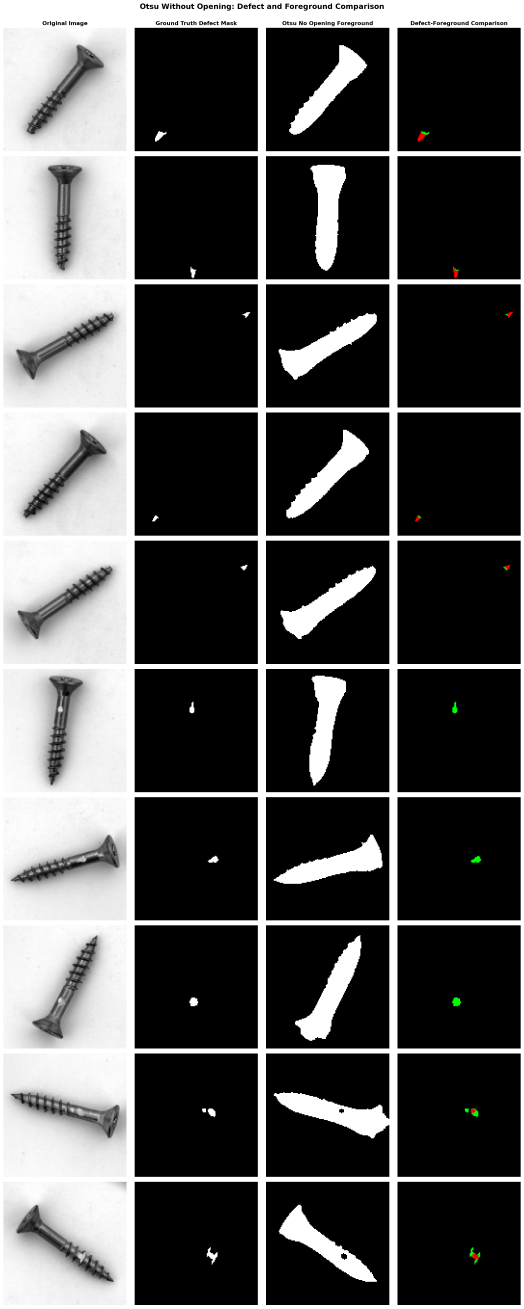
#> input picture outputs/reports/vision/foreground_method_comparison/visual_diagnostics/no_opening_visual_comparison.png, 3143 x 7850 px (shown at 1/6 size)
$ python -i visualize_no_opening_comparison.py   (imports and definitions only)
#> lines starting #> are read from the running program, lines starting #| are printed output that depends on the picture; after the words box and inside, x2 and y2 are one past the last pixel; in counts of white or black regions, pixels touching at a corner belong together

from pathlib import Path

import cv2
import numpy as np
import matplotlib.pyplot as plt


# ============================================================
# PATHS AND CONFIGURATION
# ============================================================

ROOT = Path(__file__).resolve().parents[2]

TEST_DIR = ROOT / "data/raw/images/screw/test"
MASK_DIR = ROOT / "data/raw/images/screw/ground_truth"

OUTPUT_DIR = (
    ROOT
    / "outputs/reports/vision/foreground_method_comparison/visual_diagnostics"
)

IMAGE_SIZE = (128, 128)
MORPH_KERNEL_SIZE = 5

SELECTED_IMAGES = {
    "manipulated_front": ["000.png", "002.png", "017.png", "020.png", "021.png"],
    "scratch_neck": ["003.png", "013.png", "016.png", "019.png"],
    "thread_top": ["014.png"],
}


# ============================================================
# OTSU WITHOUT MORPHOLOGICAL OPENING
# ============================================================

def segment_screw_no_opening(image):

    _, binary = cv2.threshold(
        image,
        0,
        255,
        cv2.THRESH_BINARY_INV + cv2.THRESH_OTSU
    )
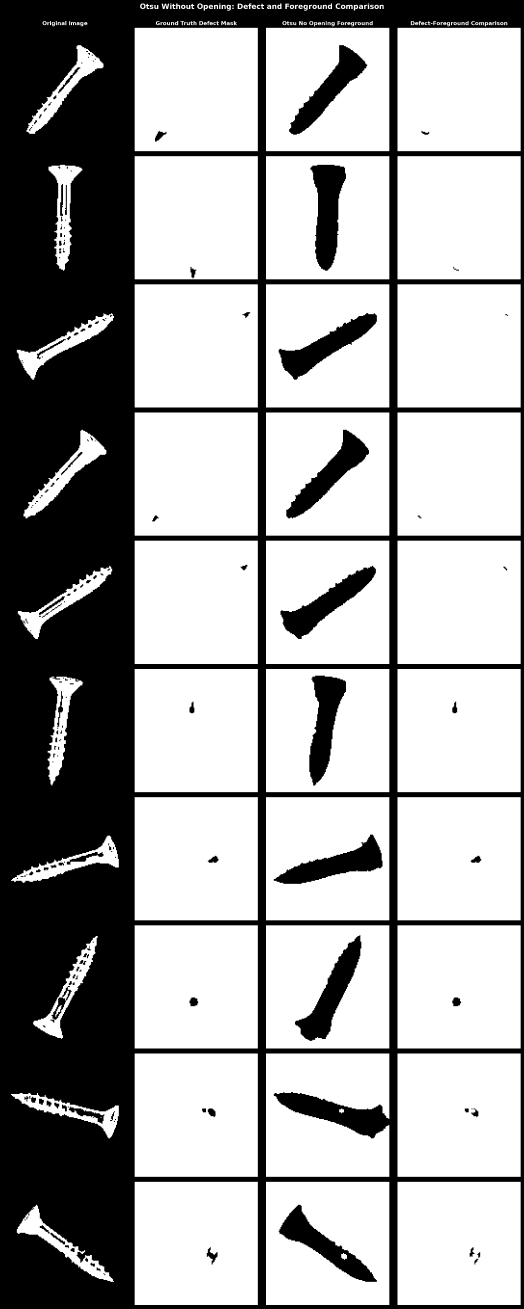
#> binary: shape (7850, 3143) (shown at 1/6 size); 65.4% white; 233 black regions (8 under 20 px), largest, box (x1, y1, x2, y2) and area: (0, 0, 3143, 7850) 7759561, (1862, 989, 2076, 1624) 84412, (1770, 5610, 2168, 6245) 81316

    kernel = cv2.getStructuringElement(
        cv2.MORPH_ELLIPSE,
        (MORPH_KERNEL_SIZE, MORPH_KERNEL_SIZE)
    )

    # Keep closing, but intentionally skip opening.
    binary = cv2.morphologyEx(
        binary,
        cv2.MORPH_CLOSE,
        kernel
    )
#> binary: shape (7850, 3143); 65.4% white; 268 black regions (5 under 20 px), largest, box (x1, y1, x2, y2) and area: (0, 0, 3143, 7850) 7754136, (1862, 989, 2076, 1624) 84298, (1770, 5610, 2168, 6245) 81094

    count, labels, stats, centroids = (
        cv2.connectedComponentsWithStats(
            binary,
            connectivity=8
        )
    )
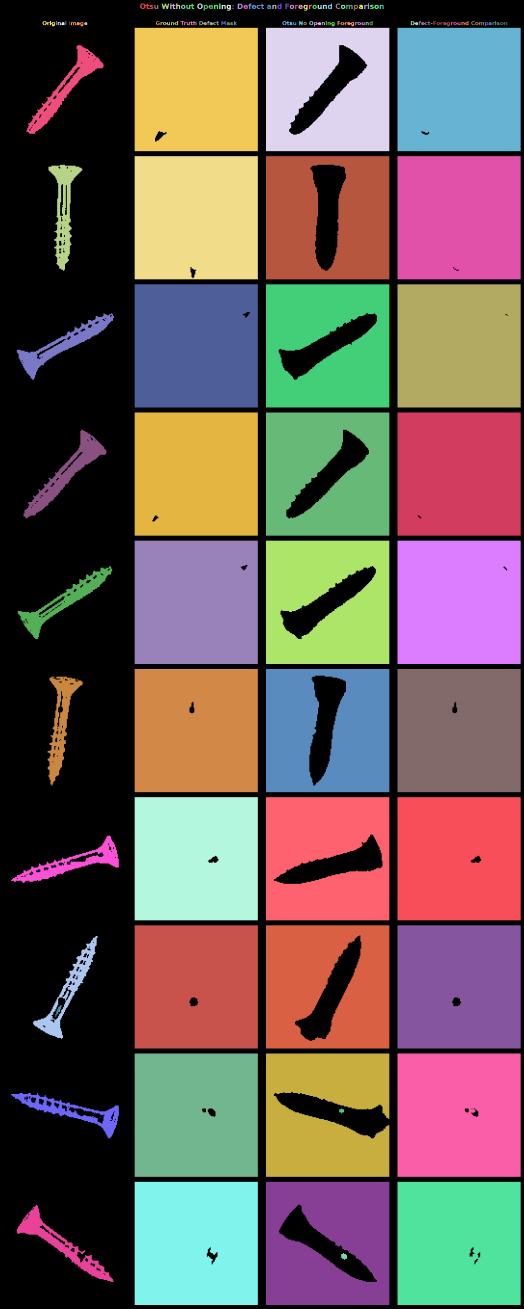
#> labels: shape (7850, 3143) int32 (shown at 1/6 size); 126 distinct labels, from 0 to 125; one colour per label, 0 black
#> count = 126; stats = 126 rows, first 6: [0, 0, 3143, 7850, 8534119], [841, 21, 79, 33, 1354], [1021, 21, 31, 33, 609], [1057, 21, 24, 33, 490], [1184, 21, 33, 33, 606], [1315, 21, 8, 33, 252]; centroids = 126 pairs, first value 294.6 to 3011, second value 33.5 to 7538

    if count <= 1:
        raise ValueError("No foreground component detected.")

    component_areas = stats[1:, cv2.CC_STAT_AREA]
#> component_areas = 125 values, max 546644 at index 99, min 1 at index 38, mean 129107.4
    largest_label = 1 + int(np.argmax(component_areas))
#> largest_label = 100

    foreground = labels == largest_label
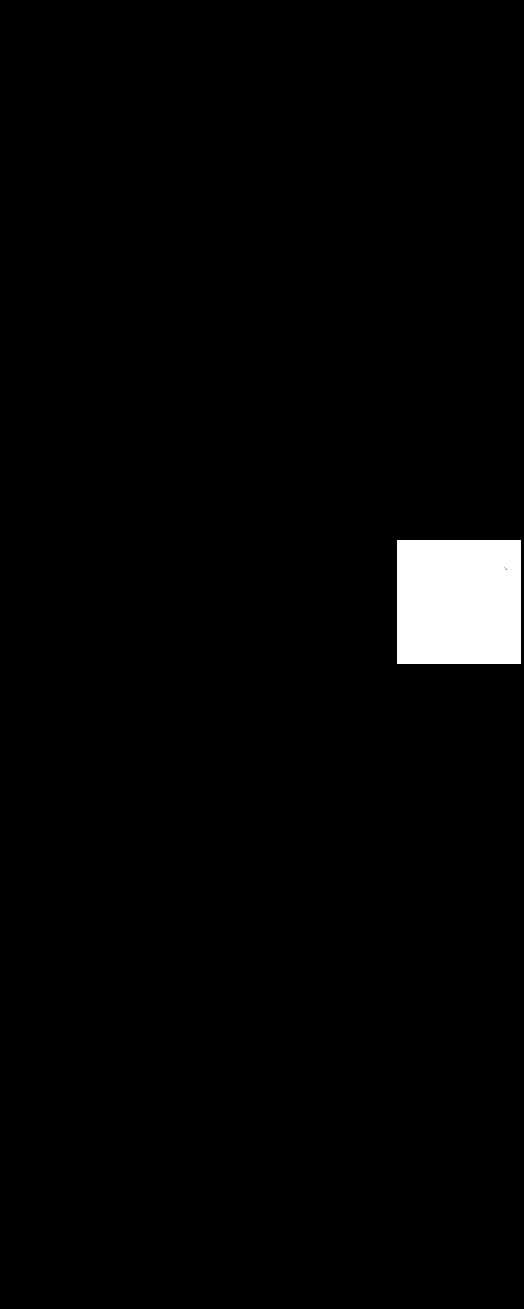
#> foreground: shape (7850, 3143) bool (shown at 1/6 size); 2.2% white; 1 white region, box (x1, y1, x2, y2) and area: (2385, 3244, 3124, 3984) 546644

    return foreground


# ============================================================
# LOAD IMAGE AND MASK
# ============================================================

# [127 lines left out: functions load_sample, create_visualization, not called in this run]


# [2 lines not run here, left out]

>>> import cv2
>>> picture = cv2.imread('../../outputs/reports/vision/foreground_method_comparison/visual_diagnostics/no_opening_visual_comparison.png', cv2.IMREAD_GRAYSCALE)
>>> result = segment_screw_no_opening(picture)
